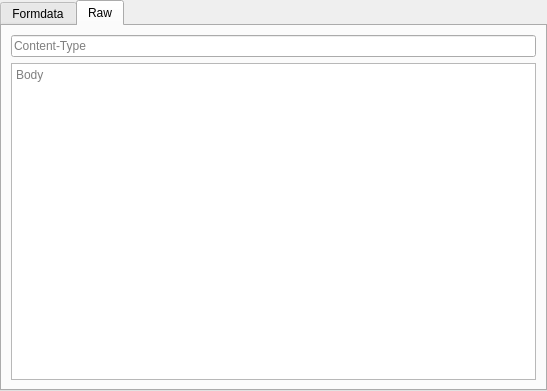
<?xml version="1.0" encoding="UTF-8"?>
<ui version="4.0">
 <class>BodyWidget</class>
 <widget class="QWidget" name="BodyWidget">
  <property name="geometry">
   <rect>
    <x>0</x>
    <y>0</y>
    <width>547</width>
    <height>391</height>
   </rect>
  </property>
  <property name="windowTitle">
   <string>Form</string>
  </property>
  <layout class="QGridLayout" name="gridLayout">
   <property name="leftMargin">
    <number>0</number>
   </property>
   <property name="topMargin">
    <number>0</number>
   </property>
   <property name="rightMargin">
    <number>0</number>
   </property>
   <property name="bottomMargin">
    <number>0</number>
   </property>
   <property name="spacing">
    <number>0</number>
   </property>
   <item row="0" column="0">
    <widget class="QTabWidget" name="tabpagesBody">
     <property name="currentIndex">
      <number>1</number>
     </property>
     <widget class="QWidget" name="bodyFormdata">
      <attribute name="title">
       <string>Formdata</string>
      </attribute>
      <layout class="QVBoxLayout" name="verticalLayout_3">
       <item>
        <layout class="QVBoxLayout" name="layoutFormdata">
         <property name="spacing">
          <number>0</number>
         </property>
         <item>
          <widget class="QTreeWidget" name="treeBodyFormdata">
           <property name="tabKeyNavigation">
            <bool>true</bool>
           </property>
           <property name="alternatingRowColors">
            <bool>true</bool>
           </property>
           <property name="rootIsDecorated">
            <bool>true</bool>
           </property>
           <property name="uniformRowHeights">
            <bool>true</bool>
           </property>
           <property name="sortingEnabled">
            <bool>false</bool>
           </property>
           <property name="animated">
            <bool>true</bool>
           </property>
           <property name="allColumnsShowFocus">
            <bool>true</bool>
           </property>
           <attribute name="headerMinimumSectionSize">
            <number>19</number>
           </attribute>
           <column>
            <property name="text">
             <string>Key</string>
            </property>
           </column>
           <column>
            <property name="text">
             <string>Value</string>
            </property>
           </column>
          </widget>
         </item>
         <item>
          <layout class="QHBoxLayout" name="layoutFormdataButtons">
           <property name="spacing">
            <number>0</number>
           </property>
           <item>
            <spacer name="spacerFormdataButtons">
             <property name="orientation">
              <enum>Qt::Horizontal</enum>
             </property>
             <property name="sizeHint" stdset="0">
              <size>
               <width>40</width>
               <height>20</height>
              </size>
             </property>
            </spacer>
           </item>
           <item>
            <widget class="QPushButton" name="btnRemoveFormdata">
             <property name="text">
              <string>-</string>
             </property>
            </widget>
           </item>
           <item>
            <widget class="QPushButton" name="btnAddFormdata">
             <property name="text">
              <string>+</string>
             </property>
            </widget>
           </item>
          </layout>
         </item>
        </layout>
       </item>
       <item>
        <layout class="QVBoxLayout" name="layoutFormdataFiles">
         <property name="spacing">
          <number>0</number>
         </property>
         <item>
          <widget class="QTreeWidget" name="treeBodyFormdataFiles">
           <property name="tabKeyNavigation">
            <bool>true</bool>
           </property>
           <property name="alternatingRowColors">
            <bool>true</bool>
           </property>
           <property name="rootIsDecorated">
            <bool>true</bool>
           </property>
           <property name="uniformRowHeights">
            <bool>true</bool>
           </property>
           <property name="sortingEnabled">
            <bool>false</bool>
           </property>
           <property name="animated">
            <bool>true</bool>
           </property>
           <property name="allColumnsShowFocus">
            <bool>true</bool>
           </property>
           <attribute name="headerMinimumSectionSize">
            <number>19</number>
           </attribute>
           <column>
            <property name="text">
             <string>Key</string>
            </property>
           </column>
           <column>
            <property name="text">
             <string>File</string>
            </property>
           </column>
          </widget>
         </item>
         <item>
          <layout class="QHBoxLayout" name="layoutFormdataFilesButtons">
           <property name="spacing">
            <number>0</number>
           </property>
           <item>
            <spacer name="spacerFormdataFIlesButtons">
             <property name="orientation">
              <enum>Qt::Horizontal</enum>
             </property>
             <property name="sizeHint" stdset="0">
              <size>
               <width>40</width>
               <height>20</height>
              </size>
             </property>
            </spacer>
           </item>
           <item>
            <widget class="QPushButton" name="btnRemoveFormdataFile">
             <property name="text">
              <string>-</string>
             </property>
            </widget>
           </item>
           <item>
            <widget class="QPushButton" name="btnAddFormdataFile">
             <property name="text">
              <string>+</string>
             </property>
            </widget>
           </item>
          </layout>
         </item>
        </layout>
       </item>
      </layout>
     </widget>
     <widget class="QWidget" name="bodyRaw">
      <attribute name="title">
       <string>Raw</string>
      </attribute>
      <layout class="QVBoxLayout" name="verticalLayout">
       <item>
        <widget class="QLineEdit" name="textContentType">
         <property name="placeholderText">
          <string>Content-Type</string>
         </property>
        </widget>
       </item>
       <item>
        <widget class="QPlainTextEdit" name="textBodyRaw">
         <property name="placeholderText">
          <string>Body</string>
         </property>
        </widget>
       </item>
      </layout>
     </widget>
    </widget>
   </item>
  </layout>
 </widget>
 <resources/>
 <connections/>
</ui>
